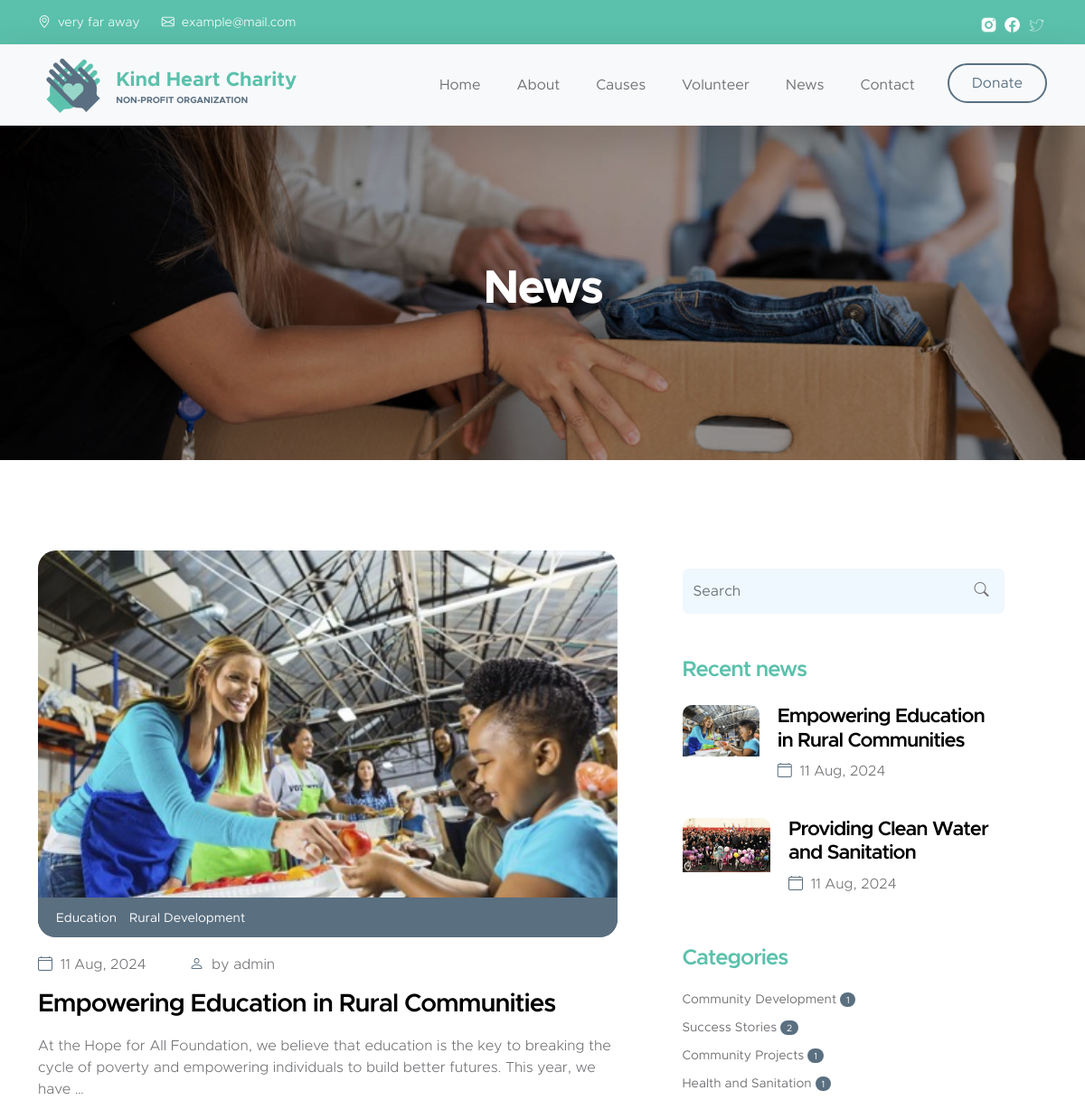
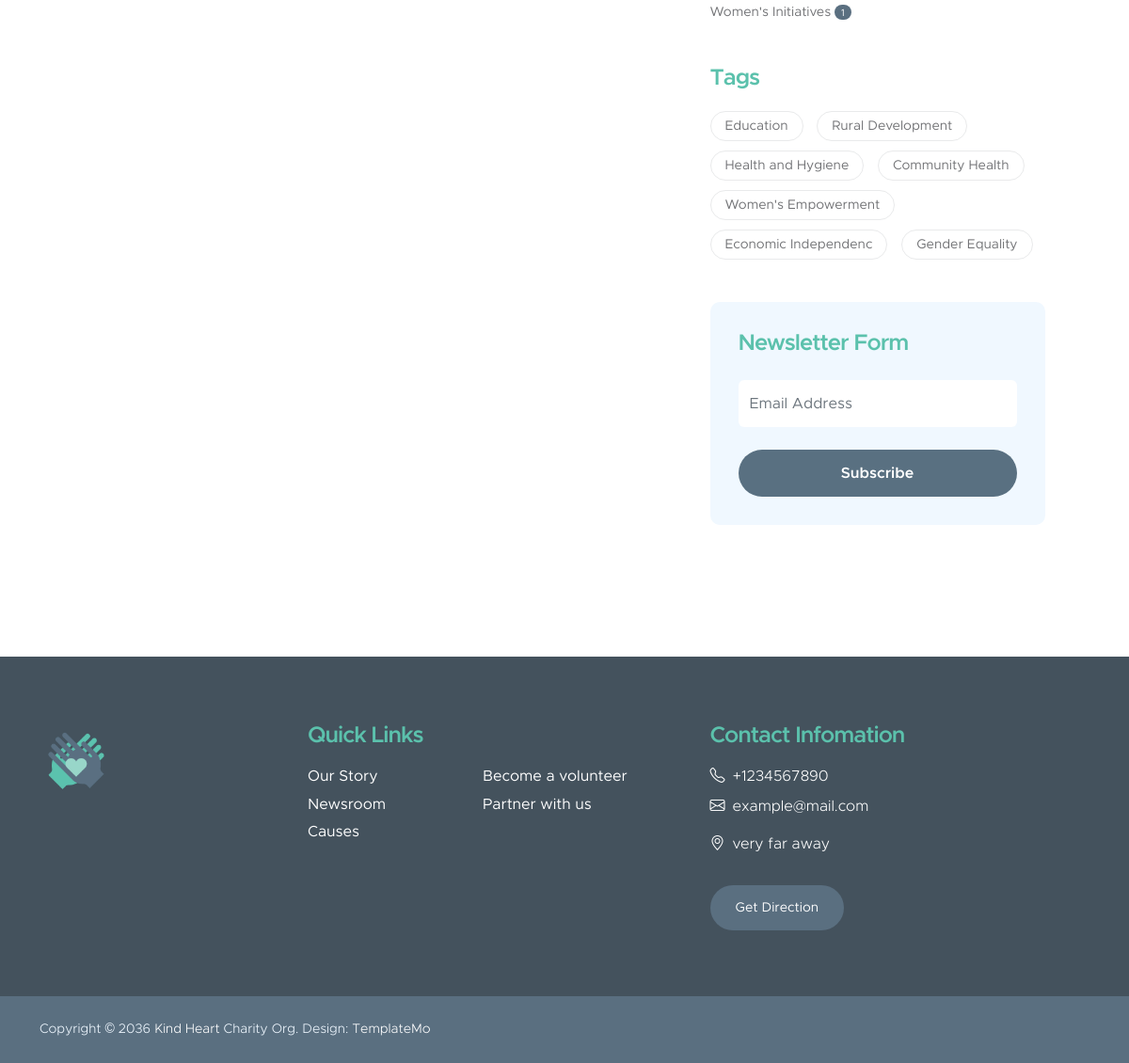
/news/category/community-development, run on the app's committed database (2 pictures, top to bottom).
### home/models.py (models this page shows, shortened)
class Information(models.Model):
    phone_regex = RegexValidator(regex=r'^\+?1?\d{9,15}$', message="Phone number must be entered in the format: '+999999999'. Up to 15 digits allowed.")
    phone_number = models.CharField(validators=[phone_regex], max_length=17, blank=True)
    email = models.EmailField(blank=True)
    contact_email = models.EmailField()
    adress = models.TextField(blank=True)
    socials = models.ManyToManyField("Socials", blank=True)
    class Meta:
        verbose_name = 'Information'
        verbose_name_plural = 'Information'

class Socials(models.Model):
    name = models.CharField(max_length=50, null=True)
    icon = models.ImageField(null=True)
    url = models.URLField(null=True)
    class Meta:
        verbose_name = 'Socials'
        verbose_name_plural = 'Socials'

### news/models.py (models this page shows, shortened)
class Posts(models.Model):
    title = models.CharField(max_length=100)
    slug = models.SlugField(unique=True)
    creation_date = models.DateField(auto_now_add=True)
    author = models.ForeignKey(settings.AUTH_USER_MODEL, on_delete=models.CASCADE)
    content = models.TextField()
    categories = models.ManyToManyField('Categories', related_name='cat_posts')
    tags = models.ManyToManyField('Tags', related_name='tag_posts')
    picture = models.ImageField(unique=True)
    def get_absolute_url(self):
        return reverse("post", kwargs={"post_slug": self.slug}) #post/cool-post/
    class Meta:
        verbose_name = 'Post'
        verbose_name_plural = 'Posts'

class Tags(models.Model):
    name = models.CharField(max_length=20)
    slug = models.SlugField(unique=True)
    def get_absolute_url(self):
        return reverse("post_tag", kwargs={"post_tag_slug": self.slug})
    class Meta:
        verbose_name = 'Tag'
        verbose_name_plural = 'Tags'

class Categories(models.Model):
    name = models.CharField(max_length=25)
    slug = models.SlugField(unique=True)
    def get_absolute_url(self):
        return reverse("post_category", kwargs={"post_category_slug": self.slug})
    def post_count(self):
        return self.cat_posts.count()
    class Meta:
        verbose_name = 'Category'
        verbose_name_plural = 'Categories'

### news/views.py (the view)
# urls.py: path('category/<slug:post_category_slug>', views.CategoryPostListView.as_view(), name='post_category'),
class CategoryPostListView(BaseContextMixin, ListView):
    model = Posts
    template_name = 'news.html'
    context_object_name = 'posts'
    def get_queryset(self) -> QuerySet[Any]:
        return Posts.objects.filter(categories__slug=self.kwargs['post_category_slug'])

### news/views.py (called while the page is built)
    def get_context_data(self, **kwargs) -> dict[str, Any]:
        context = super().get_context_data(**kwargs)
        context['tags'] = Tags.objects.all()
        context['categories'] = [category for category in Categories.objects.all() if category.post_count() > 0]
        context['recent_news'] = Posts.objects.all()[:2]
        context['info'] = Information.objects.first()
        return context

### templates/news.html (shortened to what this page needs)
{% extends 'base_newsbar.html' %}
{% block col-lg-7 %}
<div class="col-lg-7 col-12">
    {% for post in posts %}
    <div class="news-block">
        <div class="news-block-top">
            <a href="{{ post.get_absolute_url }}">
                <img src="{{ post.picture.url }}" class="news-image-main news-image img-fluid" alt="">
            </a>
            <div class="news-category-block">
                {% for tag in post.tags.all %}
                <a href="{{ tag.get_absolute_url }}" class="category-block-link">
                    {{ tag.name }}
                </a>
                {% endfor %}
            </div>
        </div>
        <div class="news-block-info">
            <div class="d-flex mt-2">
                <div class="news-block-date">
                    <p>
                        <i class="bi-calendar4 custom-icon me-1"></i>
                        {{ post.creation_date|date:'d M, Y' }}
                    </p>
                </div>
                <div class="news-block-author mx-5">
                    <p>
                        <i class="bi-person custom-icon me-1"></i>
                        by {{ post.author.username }}
                    </p>
                </div>
            </div>
            <div class="news-block-title mb-2">
                <h4><a href="{{ post.get_absolute_url }}" class="news-block-title-link">{{ post.title }}</a></h4>
            </div>
            <div class="news-block-body">
                <p>{{ post.content|safe|linebreaks|truncatewords:30 }}</p>
            </div>
        </div>
    </div>
    {% endfor %}
</div>
{% endblock %}

### templates/base_newsbar.html (shortened to what this page needs)
{% extends 'base.html' %}
{% block main %}
        <main>
            <section class="news-detail-header-section text-center">
                <div class="section-overlay"></div>
                <div class="container">
                    <div class="row">
                        <div class="col-lg-12 col-12">
                            {% if searched %}
                            <h1 class="text-white">News, related to "{{searched}}"</h1>
                            {% else %}
                            <h1 class="text-white">News</h1>
                            {% endif %}
                        </div>
                    </div>
                </div>
            </section>
            <section class="news-section section-padding">
                <div class="container">
                    <div class="row">
                        {% block col-lg-7 %} {% endblock %}
                        <div class="col-lg-4 col-12 mx-auto mt-4 mt-lg-0">
                            <form class="custom-form search-form" action="{% url 'search' %}" method="post" role="form">
                                <input class="form-control" type="search" placeholder="Search" aria-label="Search" name="searched">
                                <button type="submit" class="form-control">
                                    <i class="bi-search"></i>
                                </button>
                            </form>
                            <h5 class="mt-5 mb-3">Recent news</h5>
                            {% for post in recent_news %}
                            <div class="news-block news-block-two-col d-flex mt-4">
                                <div class="news-block-two-col-image-wrap">
                                    <a href="{{ post.get_absolute_url }}">
                                        <img src="{{ post.picture.url }}" class="news-image img-fluid" alt="">
                                    </a>
                                </div>
                                <div class="news-block-two-col-info">
                                    <div class="news-block-title mb-2">
                                        <h6><a href="{{ post.get_absolute_url }}" class="news-block-title-link">{{ post.title }}</a></h6>
                                    </div>
                                    <div class="news-block-date">
                                        <p>
                                            <i class="bi-calendar4 custom-icon me-1"></i>
                                            {{ post.creation_date|date:'d M, Y' }}
                                        </p>
                                    </div>
                                </div>
                            </div>
                            {% endfor %}
                            <div class="category-block d-flex flex-column">
                                <h5 class="mb-3">Categories</h5>
                                {% for category in categories %}
                                <a href="{{ category.get_absolute_url }}" class="category-block-link">
                                    {{ category.name }}
                                    <span class="badge">{{ category.post_count }}</span>
                                </a>
                                {% endfor %}
                            </div>
                            <div class="tags-block">
                                <h5 class="mb-3">Tags</h5>
                                {% for tag in tags %}
                                <a href="{{ tag.get_absolute_url }}" class="tags-block-link">
                                    {{ tag.name }}
                                </a>
                                {% endfor %}
                            </div>
                            <form class="custom-form subscribe-form" action="#" method="post" role="form">
                                <h5 class="mb-4">Newsletter Form</h5>
                                <input type="email" name="subscribe-email" id="subscribe-email" pattern="[^ @]*@[^ @]*" class="form-control" placeholder="Email Address" required>
                                <div class="col-lg-12 col-12">
                                    <button type="submit" class="form-control">Subscribe</button>
                                </div>
                            </form>
                        </div>
                    </div>
                </div>
            </section>
        </main>
{% endblock %}

### templates/base.html (shortened to what this page needs)
{% load static %}
<!doctype html>
<html lang="en">
    <head>
        <link href="{% static 'css/bootstrap.min.css' %}" rel="stylesheet">
        <link href="{% static 'css/bootstrap-icons.css' %}" rel="stylesheet">
        <link href="{% static 'css/templatemo-kind-heart-charity.css' %}" rel="stylesheet">
    </head>
    <body id="section_1">
        <header class="site-header">
            <div class="container">
                <div class="row">
                    <div class="col-lg-8 col-12 d-flex flex-wrap">
                        <p class="d-flex me-4 mb-0">
                            <i class="bi-geo-alt me-2"></i>
                            {{ info.adress }}
                        </p>
                        <p class="d-flex mb-0">
                            <i class="bi-envelope me-2"></i>
                            <a href="mailto:{{ info.email }}">
                                {{ info.email }}
                            </a>
                        </p>
                    </div>
                    <div class="col-lg-3 col-12 ms-auto d-lg-block d-none">
                        <ul class="social-icon">
                            {% for social in info.socials.all %}
                            <li class="social-icon-item">
                                <a href="{{ social.url }}" class="social-icon-link">
                                    <img src="{{ social.icon.url }}" class="social-icon-img">
                                </a>
                            </li>
                            {% endfor %}
                        </ul>
                    </div>
                </div>
            </div>
        </header>
        <nav class="navbar navbar-expand-lg bg-light shadow-lg">
            <div class="container">
                <a class="navbar-brand" href="{% url 'home' %}">
                    <img src="{% static 'images/logo.png' %}" class="logo img-fluid" alt="Kind Heart Charity">
                    <span>
                        Kind Heart Charity
                        <small>Non-profit Organization</small>
                    </span>
                </a>
                <div class="collapse navbar-collapse" id="navbarNav">
                    <ul class="navbar-nav ms-auto">
                        <li class="nav-item">
                            <a class="nav-link click-scroll" href="{% url 'home' %}">Home</a>
                        </li>
                        <li class="nav-item">
                            <a class="nav-link click-scroll" href="{% url 'home' %}#section_2">About</a>
                        </li>
                        <li class="nav-item">
                            <a class="nav-link click-scroll" href="{% url 'home' %}#section_3">Causes</a>
                        </li>
                        <li class="nav-item">
                            <a class="nav-link click-scroll" href="{% url 'home' %}#section_4">Volunteer</a>
                        </li>
                        <li class="nav-item">
                            <a class="nav-link click-scroll" href="{% url 'post_list' %}">News</a>
                        </li>
                        <li class="nav-item">
                            <a class="nav-link click-scroll" href="{% url 'home' %}#section_6">Contact</a>
                        </li>
                        <li class="nav-item ms-3">
                            <a class="nav-link custom-btn custom-border-btn btn" href="{% url 'donate' %}">Donate</a>
                        </li>
                    </ul>
                </div>
            </div>
        </nav>
        {% block main %} {% endblock %}
        <footer class="site-footer">
            <div class="container">
                <div class="row">
                    <div class="col-lg-3 col-12 mb-4">
                        <img src="{% static 'images/logo.png' %}" class="logo img-fluid" alt="">
                    </div>
                    <div class="col-lg-4 col-md-6 col-12 mb-4">
                        <h5 class="site-footer-title mb-3">Quick Links</h5>
                        <ul class="footer-menu">
                            <li class="footer-menu-item"><a href="{% url 'home' %}#section_2" class="footer-menu-link">Our Story</a></li>
                            <li class="footer-menu-item"><a href="{% url 'post_list' %}" class="footer-menu-link">Newsroom</a></li>
                            <li class="footer-menu-item"><a href="{% url 'home' %}#section_3" class="footer-menu-link">Causes</a></li>
                            <li class="footer-menu-item"><a href="{% url 'home' %}#section_4" class="footer-menu-link">Become a volunteer</a></li>
                            <li class="footer-menu-item"><a href="{% url 'home' %}#section_6" class="footer-menu-link">Partner with us</a></li>
                        </ul>
                    </div>
                    <div class="col-lg-4 col-md-6 col-12 mx-auto">
                        <h5 class="site-footer-title mb-3">Contact Infomation</h5>
                        <p class="text-white d-flex mb-2">
                            <i class="bi-telephone me-2"></i>
                            <a href="tel: {{ info.phone_number }}" class="site-footer-link">
                                {{ info.phone_number }}
                            </a>
                        </p>
                        <p class="text-white d-flex">
                            <i class="bi-envelope me-2"></i>
                            <a href="mailto:{{ info.email }}" class="site-footer-link">
                                {{ info.email }}
                            </a>
                        </p>
                        <p class="text-white d-flex mt-3">
                            <i class="bi-geo-alt me-2"></i>
                            {{ info.adress }}
                        </p>
                        <a href="#" class="custom-btn btn mt-3">Get Direction</a>
                    </div>
                </div>
            </div>
            <div class="site-footer-bottom">
                <div class="container">
                    <div class="row">
                        <div class="col-lg-6 col-md-7 col-12">
                            <p class="copyright-text mb-0">Copyright © 2036 <a href="#">Kind Heart</a> Charity Org.
                        	Design: <a href="https://templatemo.com" target="_blank">TemplateMo</a></p>
                        </div>
                        <div class="col-lg-6 col-md-5 col-12 d-flex justify-content-center align-items-center mx-auto">
                        </div>
                    </div>
                </div>
            </div>
        </footer>
    </body>
</html>

### data on the page
Information: adress "very far away", email "example@mail.com", phone_number "+1234567890"
Socials: icon (picture)
Socials: icon (picture)
Socials: icon (picture)
Posts: picture (picture), creation_date "11 Aug, 2024", author.username "admin", title "Empowering Education in Rural Communities", content "At the Hope for All Foundation, we believe that education is the key to breaking the cycle of poverty and empowering individuals to build better futures. This year, we have …"
Tags: name "Education"
Tags: name "Rural Development"
Posts: picture (picture), title "Providing Clean Water and Sanitation", creation_date "11 Aug, 2024"
Categories: name "Community Development", post_count "1"
Categories: name "Success Stories", post_count "2"
Categories: name "Community Projects", post_count "1"
Categories: name "Health and Sanitation", post_count "1"
Categories: name "Women's Initiatives", post_count "1"
Tags: name "Health and Hygiene"
Tags: name "Community Health"
Tags: name "Women's Empowerment"
Tags: name "Economic Independenc"
Tags: name "Gender Equality"
